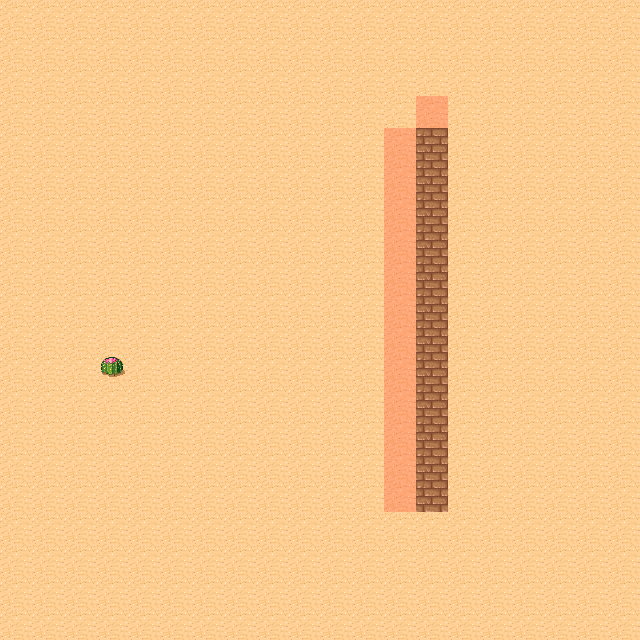

A level layout from a 2D game, rendered from its tile map. Below: a short description, then the map file with its tile-grid data intact:
An orthogonal 20x20 tile map with 32x32 px tiles, 2 tile layers (world, meta), 2 tilesets and 1 object (hero).

<map version="1.4" tiledversion="1.4.0" orientation="orthogonal" renderorder="right-down" width="20" height="20" tilewidth="32" tileheight="32" infinite="0" nextlayerid="5" nextobjectid="3">
 <tileset firstgid="1" source="desert.tsx" />
 <tileset firstgid="49" source="metaa.tsx" />
 <layer id="1" name="world" width="20" height="20">
  <data encoding="csv">
30,30,30,30,30,30,30,30,30,30,30,30,30,30,30,30,30,30,30,30,
30,30,30,30,30,30,30,30,30,30,30,30,30,30,30,30,30,30,30,30,
30,30,30,30,30,30,30,30,30,30,30,30,30,30,30,30,30,30,30,30,
30,30,30,30,30,30,30,30,30,30,30,30,30,30,30,30,30,30,30,30,
30,30,30,30,30,30,30,30,30,30,30,30,30,10,30,30,30,30,30,30,
30,30,30,30,30,30,30,30,30,30,30,30,30,10,30,30,30,30,30,30,
30,30,30,30,30,30,30,30,30,30,30,30,30,10,30,30,30,30,30,30,
30,30,30,30,30,30,30,30,30,30,30,30,30,10,30,30,30,30,30,30,
30,30,30,30,30,30,30,30,30,30,30,30,30,10,30,30,30,30,30,30,
30,30,30,30,30,30,30,30,30,30,30,30,30,10,30,30,30,30,30,30,
30,30,30,30,30,30,30,30,30,30,30,30,30,10,30,30,30,30,30,30,
30,30,30,31,30,30,30,30,30,30,30,30,30,10,30,30,30,30,30,30,
30,30,30,30,30,30,30,30,30,30,30,30,30,10,30,30,30,30,30,30,
30,30,30,30,30,30,30,30,30,30,30,30,30,10,30,30,30,30,30,30,
30,30,30,30,30,30,30,30,30,30,30,30,30,10,30,30,30,30,30,30,
30,30,30,30,30,30,30,30,30,30,30,30,30,10,30,30,30,30,30,30,
30,30,30,30,30,30,30,30,30,30,30,30,30,30,30,30,30,30,30,30,
30,30,30,30,30,30,30,30,30,30,30,30,30,30,30,30,30,30,30,30,
30,30,30,30,30,30,30,30,30,30,30,30,30,30,30,30,30,30,30,30,
30,30,30,30,30,30,30,30,30,30,30,30,30,30,30,30,30,30,30,30
</data>
 </layer>
 <objectgroup id="4" name="player">
  <object id="2" name="hero" x="161" y="96" width="30" height="30" />
 </objectgroup>
 <layer id="3" name="meta" width="20" height="20">
  <data encoding="csv">
0,0,0,0,0,0,0,0,0,0,0,0,0,0,0,0,0,0,0,0,
0,0,0,0,0,0,0,0,0,0,0,0,0,0,0,0,0,0,0,0,
0,0,0,0,0,0,0,0,0,0,0,0,0,0,0,0,0,0,0,0,
0,0,0,0,0,0,0,0,0,0,0,0,0,49,0,0,0,0,0,0,
0,0,0,0,0,0,0,0,0,0,0,0,49,49,0,0,0,0,0,0,
0,0,0,0,0,0,0,0,0,0,0,0,49,49,0,0,0,0,0,0,
0,0,0,0,0,0,0,0,0,0,0,0,49,49,0,0,0,0,0,0,
0,0,0,0,0,0,0,0,0,0,0,0,49,49,0,0,0,0,0,0,
0,0,0,0,0,0,0,0,0,0,0,0,49,49,0,0,0,0,0,0,
0,0,0,0,0,0,0,0,0,0,0,0,49,49,0,0,0,0,0,0,
0,0,0,0,0,0,0,0,0,0,0,0,49,49,0,0,0,0,0,0,
0,0,0,0,0,0,0,0,0,0,0,0,49,49,0,0,0,0,0,0,
0,0,0,0,0,0,0,0,0,0,0,0,49,49,0,0,0,0,0,0,
0,0,0,0,0,0,0,0,0,0,0,0,49,49,0,0,0,0,0,0,
0,0,0,0,0,0,0,0,0,0,0,0,49,49,0,0,0,0,0,0,
0,0,0,0,0,0,0,0,0,0,0,0,49,49,0,0,0,0,0,0,
0,0,0,0,0,0,0,0,0,0,0,0,0,0,0,0,0,0,0,0,
0,0,0,0,0,0,0,0,0,0,0,0,0,0,0,0,0,0,0,0,
0,0,0,0,0,0,0,0,0,0,0,0,0,0,0,0,0,0,0,0,
0,0,0,0,0,0,0,0,0,0,0,0,0,0,0,0,0,0,0,0
</data>
 </layer>
</map>
